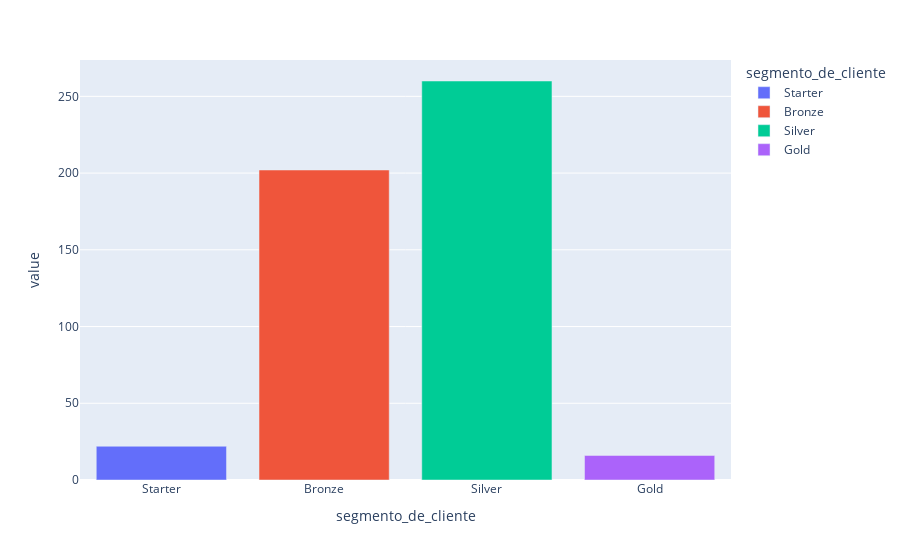

Here is the notebook cell this chart was saved with:
### Code cell
px.bar(contagem_target, color=contagem_target.index, category_orders={'segmento_de_cliente': lista_segmentos})

### Figure 1 — Plotly figure (JSON) as saved in the notebook; plotly's stock layout.template omitted (floating-point values rounded to 4 significant figures)
{"data": [{"alignmentgroup": "True", "hovertemplate": "segmento_de_cliente=%{x}<br>value=%{y}<extra></extra>", "legendgroup": "Starter", "marker": {"color": "#636efa", "pattern": {"shape": ""}}, "name": "Starter", "offsetgroup": "Starter", "orientation": "v", "showlegend": true, "textposition": "auto", "type": "bar", "x": ["Starter"], "xaxis": "x", "y": [22], "yaxis": "y"}, {"alignmentgroup": "True", "hovertemplate": "segmento_de_cliente=%{x}<br>value=%{y}<extra></extra>", "legendgroup": "Bronze", "marker": {"color": "#EF553B", "pattern": {"shape": ""}}, "name": "Bronze", "offsetgroup": "Bronze", "orientation": "v", "showlegend": true, "textposition": "auto", "type": "bar", "x": ["Bronze"], "xaxis": "x", "y": [202], "yaxis": "y"}, {"alignmentgroup": "True", "hovertemplate": "segmento_de_cliente=%{x}<br>value=%{y}<extra></extra>", "legendgroup": "Silver", "marker": {"color": "#00cc96", "pattern": {"shape": ""}}, "name": "Silver", "offsetgroup": "Silver", "orientation": "v", "showlegend": true, "textposition": "auto", "type": "bar", "x": ["Silver"], "xaxis": "x", "y": [260], "yaxis": "y"}, {"alignmentgroup": "True", "hovertemplate": "segmento_de_cliente=%{x}<br>value=%{y}<extra></extra>", "legendgroup": "Gold", "marker": {"color": "#ab63fa", "pattern": {"shape": ""}}, "name": "Gold", "offsetgroup": "Gold", "orientation": "v", "showlegend": true, "textposition": "auto", "type": "bar", "x": ["Gold"], "xaxis": "x", "y": [16], "yaxis": "y"}], "layout": {"barmode": "relative", "legend": {"title": {"text": "segmento_de_cliente"}, "tracegroupgap": 0}, "margin": {"t": 60}, "xaxis": {"anchor": "y", "categoryarray": ["Starter", "Bronze", "Silver", "Gold"], "categoryorder": "array", "domain": [0, 1], "title": {"text": "segmento_de_cliente"}}, "yaxis": {"anchor": "x", "domain": [0, 1], "title": {"text": "value"}}}}
